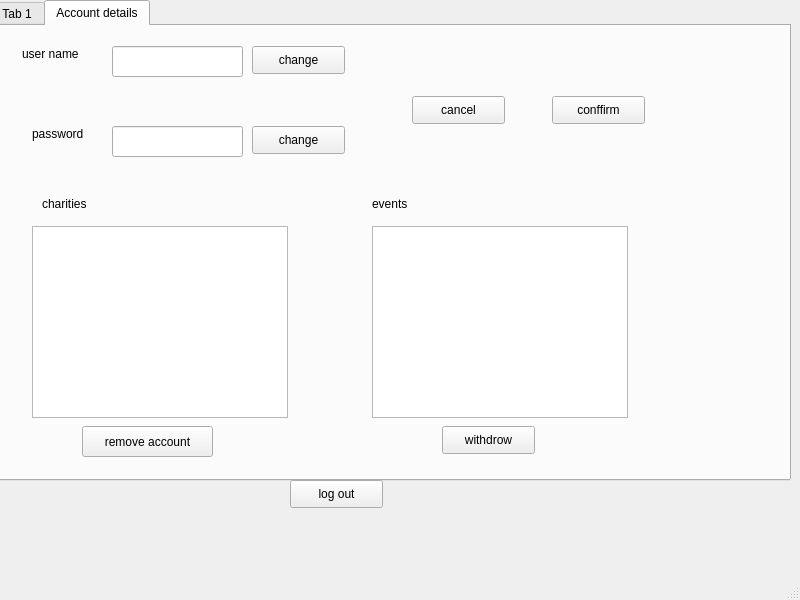
<?xml version="1.0" encoding="UTF-8"?>
<ui version="4.0">
 <class>btn_ad_change_user_id</class>
 <widget class="QMainWindow" name="btn_ad_change_user_id">
  <property name="geometry">
   <rect>
    <x>0</x>
    <y>0</y>
    <width>800</width>
    <height>600</height>
   </rect>
  </property>
  <property name="windowTitle">
   <string>MainWindow</string>
  </property>
  <widget class="QWidget" name="centralwidget">
   <widget class="QTabWidget" name="tab_main_window">
    <property name="geometry">
     <rect>
      <x>-10</x>
      <y>0</y>
      <width>801</width>
      <height>481</height>
     </rect>
    </property>
    <property name="currentIndex">
     <number>1</number>
    </property>
    <widget class="QWidget" name="tab">
     <attribute name="title">
      <string>Tab 1</string>
     </attribute>
    </widget>
    <widget class="QWidget" name="tab_2">
     <attribute name="title">
      <string>Account details</string>
     </attribute>
     <widget class="QLabel" name="label">
      <property name="geometry">
       <rect>
        <x>30</x>
        <y>20</y>
        <width>71</width>
        <height>16</height>
       </rect>
      </property>
      <property name="text">
       <string>user name</string>
      </property>
     </widget>
     <widget class="QLabel" name="label_2">
      <property name="geometry">
       <rect>
        <x>40</x>
        <y>100</y>
        <width>61</width>
        <height>16</height>
       </rect>
      </property>
      <property name="text">
       <string>password</string>
      </property>
     </widget>
     <widget class="QLabel" name="label_3">
      <property name="geometry">
       <rect>
        <x>50</x>
        <y>170</y>
        <width>55</width>
        <height>16</height>
       </rect>
      </property>
      <property name="text">
       <string>charities</string>
      </property>
     </widget>
     <widget class="QLabel" name="label_4">
      <property name="geometry">
       <rect>
        <x>380</x>
        <y>170</y>
        <width>55</width>
        <height>16</height>
       </rect>
      </property>
      <property name="text">
       <string>events</string>
      </property>
     </widget>
     <widget class="QListWidget" name="list_window_ad_charities">
      <property name="geometry">
       <rect>
        <x>40</x>
        <y>200</y>
        <width>256</width>
        <height>192</height>
       </rect>
      </property>
     </widget>
     <widget class="QListWidget" name="list_window_ad_events">
      <property name="geometry">
       <rect>
        <x>380</x>
        <y>200</y>
        <width>256</width>
        <height>192</height>
       </rect>
      </property>
     </widget>
     <widget class="QLineEdit" name="txt_ad_user_id">
      <property name="geometry">
       <rect>
        <x>120</x>
        <y>20</y>
        <width>131</width>
        <height>31</height>
       </rect>
      </property>
     </widget>
     <widget class="QLineEdit" name="txt_ad_password">
      <property name="geometry">
       <rect>
        <x>120</x>
        <y>100</y>
        <width>131</width>
        <height>31</height>
       </rect>
      </property>
     </widget>
     <widget class="QPushButton" name="btn_ad_cancel_changes">
      <property name="geometry">
       <rect>
        <x>420</x>
        <y>70</y>
        <width>93</width>
        <height>28</height>
       </rect>
      </property>
      <property name="text">
       <string>cancel</string>
      </property>
     </widget>
     <widget class="QPushButton" name="pushButton_3">
      <property name="geometry">
       <rect>
        <x>450</x>
        <y>400</y>
        <width>93</width>
        <height>28</height>
       </rect>
      </property>
      <property name="text">
       <string>withdrow</string>
      </property>
     </widget>
     <widget class="QPushButton" name="btn_ad_change_user_id_2">
      <property name="geometry">
       <rect>
        <x>260</x>
        <y>20</y>
        <width>93</width>
        <height>28</height>
       </rect>
      </property>
      <property name="text">
       <string>change</string>
      </property>
     </widget>
     <widget class="QPushButton" name="bt_ad_change_password">
      <property name="geometry">
       <rect>
        <x>260</x>
        <y>100</y>
        <width>93</width>
        <height>28</height>
       </rect>
      </property>
      <property name="text">
       <string>change</string>
      </property>
     </widget>
     <widget class="QPushButton" name="btn_ad_confirm_changes">
      <property name="geometry">
       <rect>
        <x>560</x>
        <y>70</y>
        <width>93</width>
        <height>28</height>
       </rect>
      </property>
      <property name="text">
       <string>conffirm</string>
      </property>
     </widget>
     <widget class="QPushButton" name="btn_ad_remove_account">
      <property name="geometry">
       <rect>
        <x>90</x>
        <y>400</y>
        <width>131</width>
        <height>31</height>
       </rect>
      </property>
      <property name="text">
       <string>remove account</string>
      </property>
     </widget>
     <widget class="QLabel" name="lbl_ad_unavailable_user_id">
      <property name="geometry">
       <rect>
        <x>150</x>
        <y>60</y>
        <width>55</width>
        <height>16</height>
       </rect>
      </property>
      <property name="text">
       <string/>
      </property>
     </widget>
     <widget class="QLabel" name="lbl_ad_unauthorized_password">
      <property name="geometry">
       <rect>
        <x>150</x>
        <y>140</y>
        <width>55</width>
        <height>16</height>
       </rect>
      </property>
      <property name="text">
       <string/>
      </property>
     </widget>
    </widget>
   </widget>
   <widget class="QPushButton" name="btn_logout">
    <property name="geometry">
     <rect>
      <x>290</x>
      <y>480</y>
      <width>93</width>
      <height>28</height>
     </rect>
    </property>
    <property name="text">
     <string>log out</string>
    </property>
   </widget>
  </widget>
  <widget class="QMenuBar" name="menubar">
   <property name="geometry">
    <rect>
     <x>0</x>
     <y>0</y>
     <width>800</width>
     <height>26</height>
    </rect>
   </property>
  </widget>
  <widget class="QStatusBar" name="statusbar"/>
 </widget>
 <resources/>
 <connections/>
</ui>
